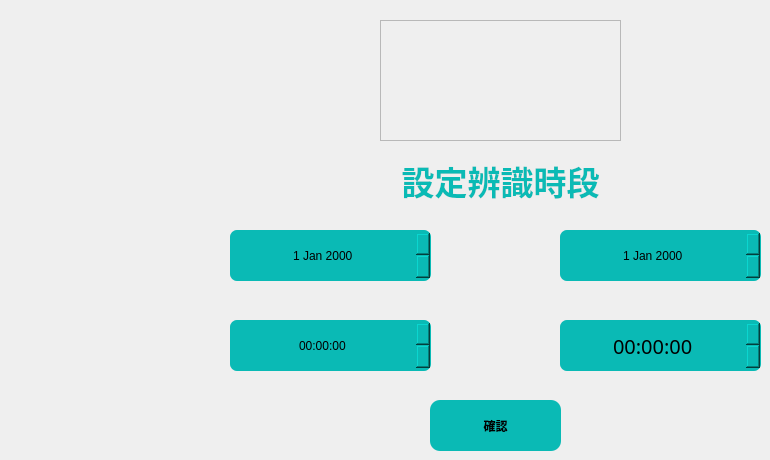
                     <widget class="QWidget" name="settime">
                      <widget class="QTimeEdit" name="start_time">
                       <property name="geometry">
                        <rect>
                         <x>230</x>
                         <y>320</y>
                         <width>201</width>
                         <height>51</height>
                        </rect>
                       </property>
                       <property name="styleSheet">
                        <string notr="true">color: rgb(0,0,0);
background-color: rgb(10, 186, 181);
border-radius:7px;
font: 15pt&quot;微軟正黑體&quot; ;</string>
                       </property>
                       <property name="alignment">
                        <set>Qt::AlignCenter</set>
                       </property>
                      </widget>
                      <widget class="QDateEdit" name="start_date">
                       <property name="geometry">
                        <rect>
                         <x>230</x>
                         <y>230</y>
                         <width>201</width>
                         <height>51</height>
                        </rect>
                       </property>
                       <property name="styleSheet">
                        <string notr="true">color: rgb(0,0,0);
background-color: rgb(10, 186, 181);
border-radius:7px;
font: 15pt&quot;微軟正黑體&quot; ;</string>
                       </property>
                       <property name="alignment">
                        <set>Qt::AlignCenter</set>
                       </property>
                      </widget>
                      <widget class="QDateEdit" name="start_date2">
                       <property name="geometry">
                        <rect>
                         <x>560</x>
                         <y>230</y>
                         <width>201</width>
                         <height>51</height>
                        </rect>
                       </property>
                       <property name="styleSheet">
                        <string notr="true">color: rgb(0,0,0);
background-color: rgb(10, 186, 181);
border-radius:7px;
font: 15pt&quot;微軟正黑體&quot; ;</string>
                       </property>
                       <property name="alignment">
                        <set>Qt::AlignCenter</set>
                       </property>
                      </widget>
                      <widget class="QTimeEdit" name="start_time2">
                       <property name="geometry">
                        <rect>
                         <x>560</x>
                         <y>320</y>
                         <width>201</width>
                         <height>51</height>
                        </rect>
                       </property>
                       <property name="font">
                        <font>
                         <family>微軟正黑體</family>
                         <pointsize>15</pointsize>
                         <weight>50</weight>
                         <italic>false</italic>
                         <bold>false</bold>
                         <strikeout>false</strikeout>
                        </font>
                       </property>
                       <property name="styleSheet">
                        <string notr="true">color: rgb(0,0,0);
background-color: rgb(10, 186, 181);
border-radius:7px;
font: 15pt&quot;微軟正黑體&quot; ;</string>
                       </property>
                       <property name="alignment">
                        <set>Qt::AlignCenter</set>
                       </property>
                      </widget>
                      <widget class="QLabel" name="settime_text">
                       <property name="geometry">
                        <rect>
                         <x>370</x>
                         <y>160</y>
                         <width>261</width>
                         <height>41</height>
                        </rect>
                       </property>
                       <property name="font">
                        <font>
                         <family>微軟正黑體</family>
                         <pointsize>25</pointsize>
                         <weight>75</weight>
                         <italic>false</italic>
                         <bold>true</bold>
                        </font>
                       </property>
                       <property name="styleSheet">
                        <string notr="true">font: 25pt&quot;微軟正黑體&quot; ;
font-weight:bold;
color: rgb(10, 186, 181);
background-image:none;
border-image:none;</string>
                       </property>
                       <property name="text">
                        <string>設定辨識時段</string>
                       </property>
                       <property name="alignment">
                        <set>Qt::AlignCenter</set>
                       </property>
                      </widget>
                      <widget class="QPushButton" name="confirm">
                       <property name="geometry">
                        <rect>
                         <x>430</x>
                         <y>400</y>
                         <width>131</width>
                         <height>51</height>
                        </rect>
                       </property>
                       <property name="styleSheet">
                        <string notr="true">QPushButton{
	font-weight:bold;
	background-color: rgb(10,186,181);
	font: 14pt &quot;微軟正黑體&quot;;
	border-color: rgb(10,186,181);
	border-radius:10px;
	border-width:3px;
	color: rgb(0,0,0);
}
QPushButton:hover{
	background-color:rgb(14, 237, 226);
	border-color: rgb(14, 237, 226);
}
QPushButton:pressed{
	background-color: rgb(14, 237, 226);
	border-color: rgb(14, 237, 226);
}</string>
                       </property>
                       <property name="text">
                        <string>確認</string>
                       </property>
                      </widget>
                      <widget class="QFrame" name="logo_home_2">
                       <property name="enabled">
                        <bool>true</bool>
                       </property>
                       <property name="geometry">
                        <rect>
                         <x>380</x>
                         <y>20</y>
                         <width>241</width>
                         <height>121</height>
                        </rect>
                       </property>
                       <property name="styleSheet">
                        <string notr="true">border-image:url(images/images/logo.png);</string>
                       </property>
                       <property name="frameShape">
                        <enum>QFrame::StyledPanel</enum>
                       </property>
                       <property name="frameShadow">
                        <enum>QFrame::Raised</enum>
                       </property>
                      </widget>
                     </widget>
